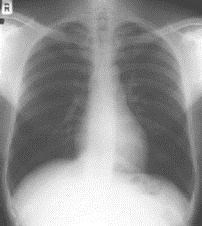
#> input picture imageQ1.jpg, 202 x 226 px
$ python watershed.py imageQ1.jpg
#> lines starting #> are read from the running program, lines starting #| are printed output that depends on the picture
#> in main, img is the input picture: shape (226, 202); min 61, max 255, mean 148.3
'''
Author: Manohar Mukku
Date: 06.12.2018
Desc: Watershed Segmentation algorithm
GitHub: https://github.com/manoharmukku/watershed-segmentation
'''

import sys
from cv2 import cv2
import numpy

def neighbourhood(image, x, y):
    # Save the neighbourhood pixel's values in a dictionary
    neighbour_region_numbers = {}
    for i in range(-1, 2):
        for j in range(-1, 2):
            if (i == 0 and j == 0):
                continue
            if (x+i < 0 or y+j < 0): # If coordinates out of image range, skip
                continue
            if (x+i >= image.shape[0] or y+j >= image.shape[1]): # If coordinates out of image range, skip
                continue
            if (neighbour_region_numbers.get(image[x+i][y+j]) == None):
                neighbour_region_numbers[image[x+i][y+j]] = 1 # Create entry in dictionary if not already present
            else:
                neighbour_region_numbers[image[x+i][y+j]] += 1 # Increase count in dictionary if already present

    # Remove the key - 0 if exists
    if (neighbour_region_numbers.get(0) != None):
        del neighbour_region_numbers[0]

    # Get the keys of the dictionary
    keys = list(neighbour_region_numbers)

    # Sort the keys for ease of checking
    keys.sort()

    if (keys[0] == -1):
        if (len(keys) == 1): # Separate region
            return -1
        elif (len(keys) == 2): # Part of another region
            return keys[1]
        else: # Watershed
            return 0
    else:
        if (len(keys) == 1): # Part of another region
            return keys[0]
        else: # Watershed
            return 0

def watershed_segmentation(image):
    # Create a list of pixel intensities along with their coordinates
    intensity_list = []
    for x in range(image.shape[0]):
        for y in range(image.shape[1]):
            # Append the tuple (pixel_intensity, xy-coord) to the end of the list
            intensity_list.append((image[x][y], (x, y)))
#> after the loop, intensity_list = 45652 items

    # Sort the list with respect to their pixel intensities, in ascending order
    intensity_list.sort()

    # Create an empty segmented_image numpy ndarray initialized to -1's
    segmented_image = numpy.full(image.shape, -1, dtype=int)

    # Iterate the intensity_list in ascending order and update the segmented image
    region_number = 0
    for i in range(len(intensity_list)):
        # Print iteration number in terminal for clarity
        sys.stdout.write("\rPixel {} of {}...".format(i, len(intensity_list)))
        sys.stdout.flush()

        # Get the pixel intensity and the x,y coordinates
        intensity = intensity_list[i][0]
        x = intensity_list[i][1][0]
        y = intensity_list[i][1][1]

        # Get the region number of the current pixel's region by checking its neighbouring pixels
        region_status = neighbourhood(segmented_image, x, y)

        # Assign region number (or) watershed accordingly, at pixel (x, y) of the segmented image
        if (region_status == -1): # Separate region
            region_number += 1
            segmented_image[x][y] = region_number
        elif (region_status == 0): # Watershed
            segmented_image[x][y] = 0
        else: # Part of another region
            segmented_image[x][y] = region_status
#> this loop made 45652 passes
#> (intensity, x, y, region_status) on passes 1 to 12: (61, 0, 177, -1), (61, 1, 181, -1), (61, 149, 34, -1), (62, 0, 182, 2), (62, 2, 180, 2), (62, 161, 41, -1), (63, 2, 33, -1), (63, 2, 192, -1), (63, 7, 198, -1), (63, 8, 198, 7), (63, 116, 48, -1), (63, 137, 38, -1)
#> (intensity, x, y, region_status) on passes 61 to 66: (65, 0, 24, -1), (65, 0, 28, -1), (65, 0, 42, -1), (65, 0, 49, -1), (65, 0, 175, 16), (65, 1, 41, 57)
#> (printed output is left out)
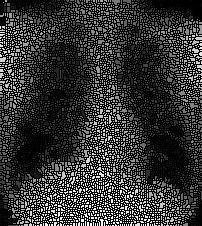
#> segmented_image: shape (226, 202) int64; min 0, max 5323, mean 1031.1; drawn with min black and max white
#> after the loop, region_number = 5323

    # Return the segmented image
    return segmented_image


def main(argv):
    # Read the input image
    img = cv2.imread(argv[0], 0)

    # Check if image exists or not
    if (img is None):
        print ("Cannot open {} image".format(argv[0]))
        print ("Make sure you provide the correct image path")
        sys.exit(2)

    # Perform segmentation using watershed_segmentation on the input image
    segmented_image = watershed_segmentation(img)

    # Save the segmented image as png to disk
    cv2.imwrite("images/target.png", segmented_image)
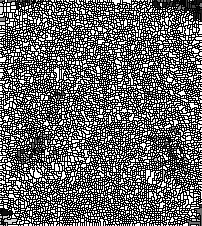
#> saved as target.png: shape (226, 202); min 0, max 255, mean 101.6

    # Show the segmented image and original image side by side
    input_image = cv2.resize(img, (0,0), None, 0.5, 0.5)
    seg_image = cv2.resize(cv2.imread("images/target.png", 0), (0,0), None, 0.5, 0.5)
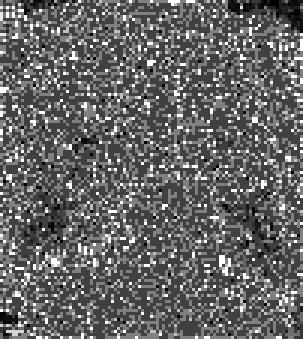
#> seg_image: shape (113, 101) (shown 3 times larger); min 0, max 255, mean 101.9
    numpy_horiz = numpy.hstack((input_image, seg_image))
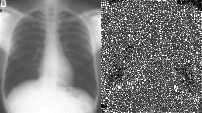
#> numpy_horiz: shape (113, 202); min 0, max 255, mean 125.2
    cv2.imshow('Input image ------------------------ Segmented image', numpy_horiz)
    cv2.waitKey(0)

if __name__ == "__main__":
    main(sys.argv[1:])

$ run again, on imageQ3.jpg
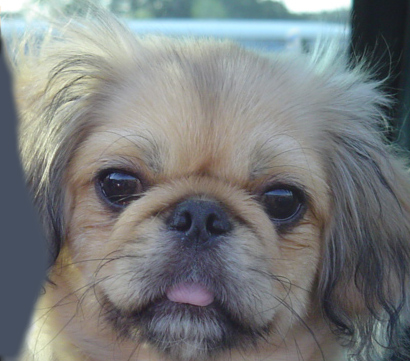
#> input picture imageQ3.jpg, 410 x 361 px
#> after the loop in watershed_segmentation, `for x in range(image.shape[0]):`: intensity_list = 148010 items
#> the loop in watershed_segmentation, `for i in range(len(intensity_list)):` made 148010 passes
#> (intensity, x, y, region_status) on passes 1 to 8: (22, 54, 399, -1), (23, 32, 402, -1), (23, 48, 400, -1), (23, 67, 399, -1), (23, 69, 397, -1), (23, 84, 396, -1), (24, 5, 404, -1), (24, 7, 405, -1)
#> (printed output is left out)
#> after the loop in watershed_segmentation, `for i in range(len(intensity_list)):`:
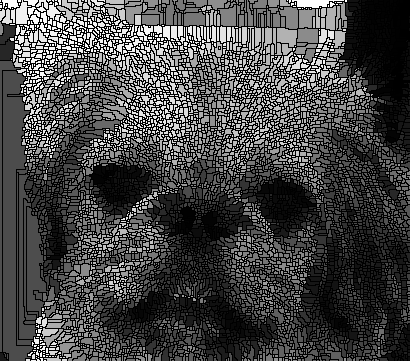
#> segmented_image: shape (361, 410) int64; min 0, max 7145, mean 1928.8; drawn with min black and max white
#> after the loop in watershed_segmentation, `for i in range(len(intensity_list)):`: region_number = 7145
#> in main, `numpy_horiz = numpy.hstack((input_image, seg_image))`:
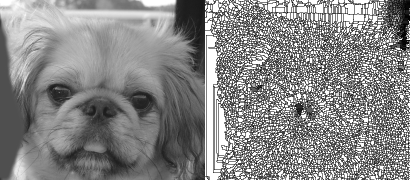
#> numpy_horiz: shape (180, 410); min 0, max 255, mean 135.5

$ run again, on imgQ41.jpg
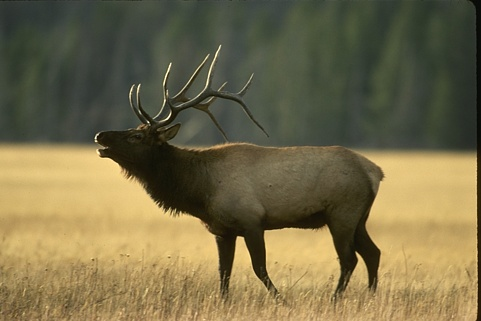
#> input picture imgQ41.jpg, 481 x 321 px
#> after the loop in watershed_segmentation, `for x in range(image.shape[0]):`: intensity_list = 154401 items
#> the loop in watershed_segmentation, `for i in range(len(intensity_list)):` made 154401 passes
#> (intensity, x, y, region_status) on passes 1 to 8: (5, 77, 477, -1), (6, 1, 473, -1), (6, 47, 477, -1), (6, 59, 477, -1), (6, 78, 477, 1), (6, 79, 477, 1), (7, 19, 477, -1), (7, 26, 477, -1)
#> (printed output is left out)
#> after the loop in watershed_segmentation, `for i in range(len(intensity_list)):`:
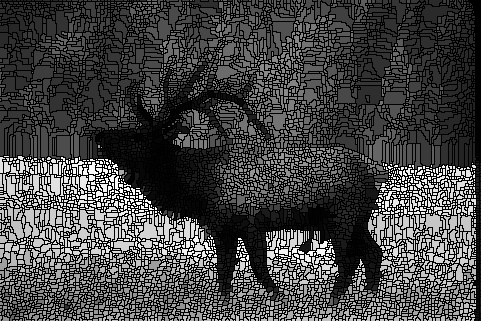
#> segmented_image: shape (321, 481) int64; min 0, max 7362, mean 1958.8; drawn with min black and max white
#> after the loop in watershed_segmentation, `for i in range(len(intensity_list)):`: region_number = 7362
#> in main, `numpy_horiz = numpy.hstack((input_image, seg_image))`:
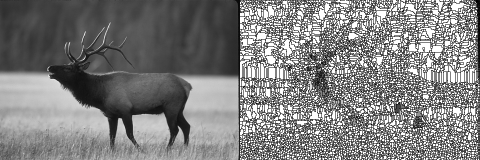
#> numpy_horiz: shape (160, 480); min 0, max 255, mean 127.9

$ run again, on imgQ42.jpg
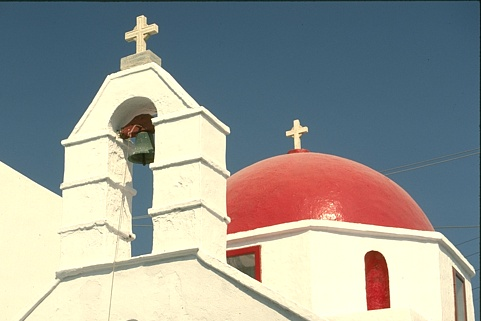
#> input picture imgQ42.jpg, 481 x 321 px
#> after the loop in watershed_segmentation, `for x in range(image.shape[0]):`: intensity_list = 154401 items
#> the loop in watershed_segmentation, `for i in range(len(intensity_list)):` made 154401 passes
#> (intensity, x, y, region_status) on passes 1 to 8: (13, 0, 480, -1), (13, 2, 480, -1), (13, 37, 480, -1), (13, 52, 480, -1), (14, 157, 480, -1), (15, 1, 480, 0), (15, 36, 480, 3), (15, 89, 480, -1)
#> (printed output is left out)
#> after the loop in watershed_segmentation, `for i in range(len(intensity_list)):`:
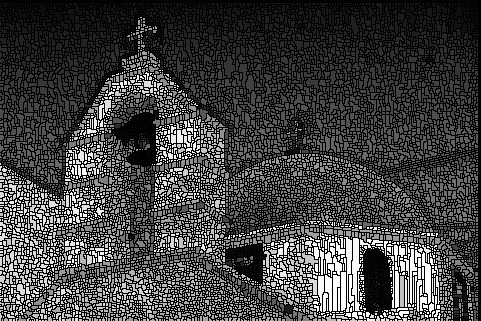
#> segmented_image: shape (321, 481) int64; min 0, max 9962, mean 2481.8; drawn with min black and max white
#> after the loop in watershed_segmentation, `for i in range(len(intensity_list)):`: region_number = 9962
#> in main, `numpy_horiz = numpy.hstack((input_image, seg_image))`:
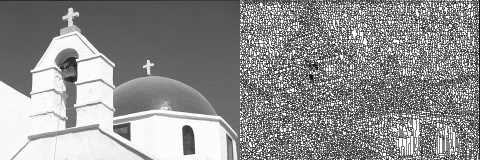
#> numpy_horiz: shape (160, 480); min 0, max 255, mean 144.2
